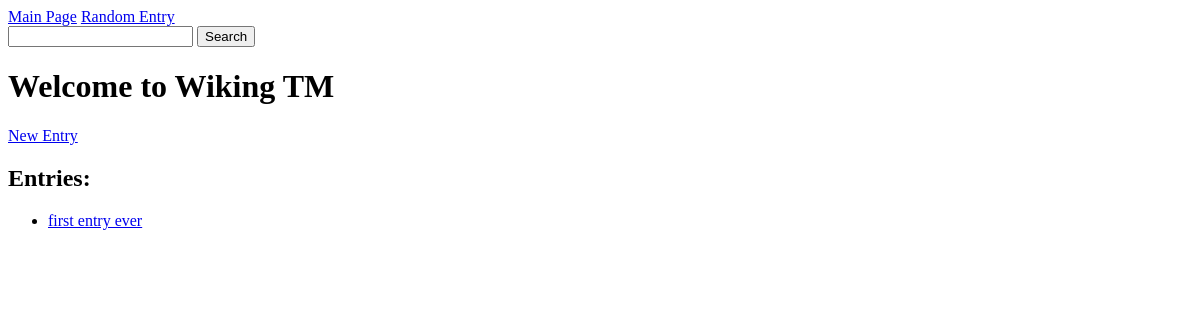
Page /wiking/ on the earlier database version.
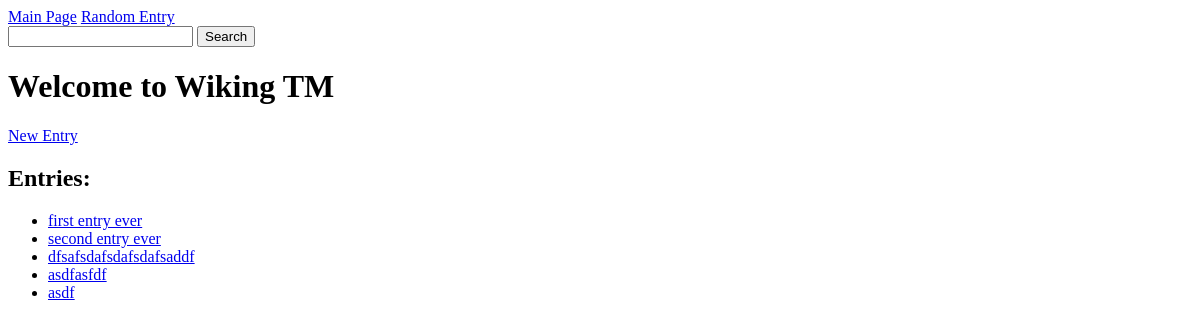
Same page on the later database version.
### wiking_app/models.py (models this page shows)
class Entry(models.Model):
  title = models.CharField(max_length=64, unique=True)
  content = models.CharField(max_length=1024)

### wiking_app/views.py (the view)
# urls.py: path("", views.index, name="index"),
def index(request):
  all_entries = Entry.objects.all()
  return render(request, "wiking_app/index.html", {
    "all_entries": all_entries,
  })

### wiking_app/templates/wiking_app/index.html (shortened to what this page needs)
{% extends 'wiking_app/layout.html' %}
{% block body %}
  <h1>Welcome to Wiking TM</h1>
  <a href="{% url 'new_entry' %}">New Entry</a>
  <h2>Entries:</h2>
  <ul>
    {% for entry in all_entries %}
      <li><a href="{% url 'index' %}{{ entry.title }}">{{ entry.title }}</a></li>
    {% endfor %}
  </ul>
{% endblock %}

Differences in the rows shown:
added Entry: title "second entry ever"
added Entry: title "dfsafsdafsdafsdafsaddf"
added Entry: title "asdfasfdf"
added Entry: title "asdf"
